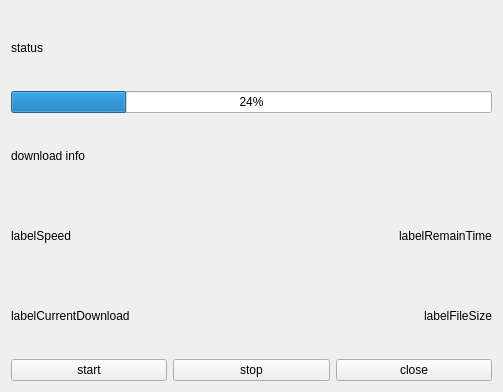
<?xml version="1.0" encoding="UTF-8"?>
<ui version="4.0">
 <class>DownloadDialog</class>
 <widget class="QWidget" name="DownloadDialog">
  <property name="geometry">
   <rect>
    <x>0</x>
    <y>0</y>
    <width>503</width>
    <height>392</height>
   </rect>
  </property>
  <property name="windowTitle">
   <string>Form</string>
  </property>
  <layout class="QVBoxLayout" name="verticalLayout">
   <item>
    <widget class="QLabel" name="statusLbl">
     <property name="text">
      <string>status</string>
     </property>
    </widget>
   </item>
   <item>
    <widget class="QProgressBar" name="progressBar">
     <property name="value">
      <number>24</number>
     </property>
    </widget>
   </item>
   <item>
    <widget class="QLabel" name="infoLbl">
     <property name="text">
      <string>download info</string>
     </property>
    </widget>
   </item>
   <item>
    <layout class="QHBoxLayout" name="horizontalLayout">
     <item>
      <widget class="QLabel" name="labelSpeed">
       <property name="text">
        <string>labelSpeed</string>
       </property>
      </widget>
     </item>
     <item>
      <spacer name="horizontalSpacer">
       <property name="orientation">
        <enum>Qt::Horizontal</enum>
       </property>
       <property name="sizeHint" stdset="0">
        <size>
         <width>40</width>
         <height>20</height>
        </size>
       </property>
      </spacer>
     </item>
     <item>
      <widget class="QLabel" name="labelRemainTime">
       <property name="text">
        <string>labelRemainTime</string>
       </property>
      </widget>
     </item>
    </layout>
   </item>
   <item>
    <layout class="QHBoxLayout" name="horizontalLayout_3">
     <item>
      <widget class="QLabel" name="labelCurrentDownload">
       <property name="text">
        <string>labelCurrentDownload</string>
       </property>
      </widget>
     </item>
     <item>
      <spacer name="horizontalSpacer_2">
       <property name="orientation">
        <enum>Qt::Horizontal</enum>
       </property>
       <property name="sizeHint" stdset="0">
        <size>
         <width>40</width>
         <height>20</height>
        </size>
       </property>
      </spacer>
     </item>
     <item>
      <widget class="QLabel" name="labelFileSize">
       <property name="text">
        <string>labelFileSize</string>
       </property>
      </widget>
     </item>
    </layout>
   </item>
   <item>
    <layout class="QHBoxLayout" name="horizontalLayout_2">
     <item>
      <widget class="QPushButton" name="startBtn">
       <property name="text">
        <string>start</string>
       </property>
      </widget>
     </item>
     <item>
      <widget class="QPushButton" name="stopBtn">
       <property name="text">
        <string>stop</string>
       </property>
      </widget>
     </item>
     <item>
      <widget class="QPushButton" name="closeBtn">
       <property name="text">
        <string>close</string>
       </property>
      </widget>
     </item>
    </layout>
   </item>
  </layout>
 </widget>
 <resources/>
 <connections/>
</ui>
